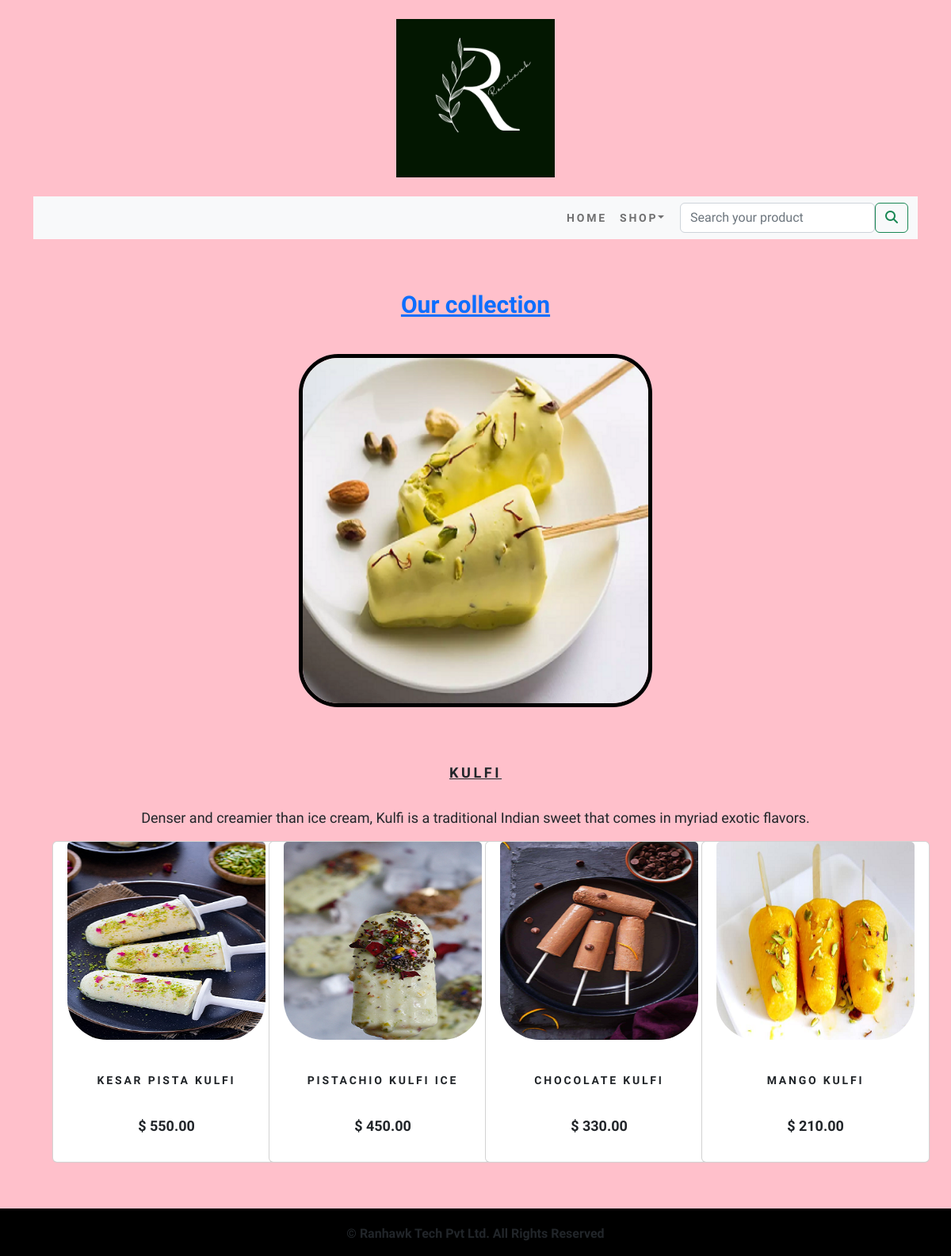
Screenshot of /ecart/kulfi/ with the database file from the repository.
### ecartapp/models.py (models this page shows, shortened)
class Category(models.Model):
    name = models.CharField(max_length=250, unique=True)
    slug = models.SlugField(max_length=250, unique=True)
    description = models.TextField(blank=True)
    image = models.ImageField(upload_to='category', blank=True)
    class Meta:
        ordering = ('name',)
        verbose_name = 'category'
        verbose_name_plural = 'categories'
    def get_url(self):
        return reverse('ecartapp:product_by_category', args=[self.slug])

class Product(models.Model):
    name = models.CharField(max_length=255, unique=True)
    slug = models.CharField(max_length=255, unique=True)
    description = models.TextField(blank=True)
    price = models.DecimalField(max_digits=10, decimal_places=2)
    category = models.ForeignKey(Category, related_name='product', on_delete=models.CASCADE)
    image = models.ImageField(upload_to='products', blank=True)
    stock = models.IntegerField()
    availability = models.BooleanField(default=True)
    created = models.DateTimeField(auto_now_add=True)
    updated = models.DateTimeField(auto_now=True)
    def get_url(self):
        return reverse('ecartapp:product_detail', args=[self.category.slug, self.slug])
    class Meta:
        verbose_name = 'product'
        verbose_name_plural = 'products'
        ordering = ('created',)

### ecartapp/views.py (the view)
# urls.py: path('', views.allProducts, name='allProducts'),
def allProducts(request, c_slug=None):
    c_page = None
    products_list = None
    if c_slug is not None:
        c_page = get_object_or_404(Category, slug=c_slug)
        products_list = Product.objects.all().filter(category=c_page, availability=True)
    else:
        products_list = Product.objects.all().filter(availability=True)
    paginator = Paginator(products_list, 4)
    try:
        page = int(request.GET.get('page', '1'))
    except:
        page = 1
    try:
        products = paginator.page(page)
    except (EmptyPage, InvalidPage):
        products = paginator.page(paginator.num_pages)
    return render(request, 'category.html', {'category': c_page, 'products': products})

### cartapp/context_processors.py (called while the page is built)
def counter(request):
    item_count = 0
    if 'admin' in request.path:
        return {}
    else:
        try:
            cart = Cart.objects.filter(cart_id=_cart_id(request))
            cart_items = CartItem.objects.all().filter(cart=cart[:1])
            for cart_item in cart_items:
                item_count += cart_item.quantity
        except Cart.DoesNotExist:
            item_count = 0
    return dict(item_count=item_count)

### cartapp/views.py (called while the page is built)
def _cart_id(request):
    cart = request.session.session_key
    if not cart:
        cart = request.session.create()
    return cart

### ecartapp/context_processors.py (called while the page is built)
def menu_links(request):
    links = Category.objects.all()
    return dict(links=links)

### templates/category.html (shortened to what this page needs)
{% extends 'base.html' %}
{% load static %}
{% block content %}
   {% if category %}
<div>
    <div class="row my_row_class">
        <div class="mx-auto">
           <p><br>
               <a href="{% url 'ecartapp:allProducts' %}"><strong>Our collection</strong></a>
           </p>
        </div>
    </div>
</div>
   {% endif %}
<br>
<div class="mx-auto">
    {% if category %}
       <img src="{{ category.image.url }}" alt="{{ category.name }}" class="center">
</div>
    <br><br><br>
<div>
    <h1 class="text-center my_title"><b><u>{{ category.name }}</u></b></h1><br>
       <p class="text-center">{{ category.description }}</p>
</div>
    {% endif %}
<div class="container">
    <div class="row mx-auto">
        {% for product in products.object_list %}
        <div class="my_bottom_margin col-9 col-sm-12 col-md-4 col-lg-3">
                <div class="card text-center" style="min-width:18rem;">
                    <a href="{{ product.get_url }}"><img class="card-img-top my_image" src="{{ product.image.url }}" alt="{{ product.name }}" style="height:250px;width:250px;"></a><br>
                      <div class="card-body">
                          <h4><b>{{ product.name }}</b></h4><br>
                         <p><b>$ {{ product.price }}</b></p>
                      </div>
                </div>
        </div>
        {% endfor %}
    </div>
    <br>
</div>
{% endblock %}

### static/css/custom.css (style rules this page uses)
.my_row_class { padding-top :15px; }
.my_row_class .mx-auto { color:rgb(0, 0, 0); font-size:30px; text-align:center; }
.text-center { font-size : 18px; }
.center { display: block; margin-left: 30%; margin-right: 30%; width: 40%; border-radius: 50px; border: 5px solid rgb(0, 0, 0); }
.my_image { width: 100%; height:auto; border-radius: 50px; }
.my_title { font-size:18px; text-transform:uppercase; letter-spacing: 0.2em; }
.my_bottom_margin { margin-bottom:10px; }
.card-body h4 { font-size:14px; text-transform:uppercase; letter-spacing:0.2em; text-align:center; }

### templates/base.html (style rules this page uses)
body { font-family: 'Bona Nova', serif; background-color: pink; }

### rows the page displays
Category: image (picture), name "KULFI", description "Denser and creamier than ice cream, Kulfi is a traditional Indian sweet that comes in myriad exotic flavors."
Product: image (picture), name "KESAR PISTA KULFI", price "550.00"
Product: image (picture), name "PISTACHIO KULFI ICE", price "450.00"
Product: image (picture), name "CHOCOLATE KULFI", price "330.00"
Product: image (picture), name "MANGO KULFI", price "210.00"
